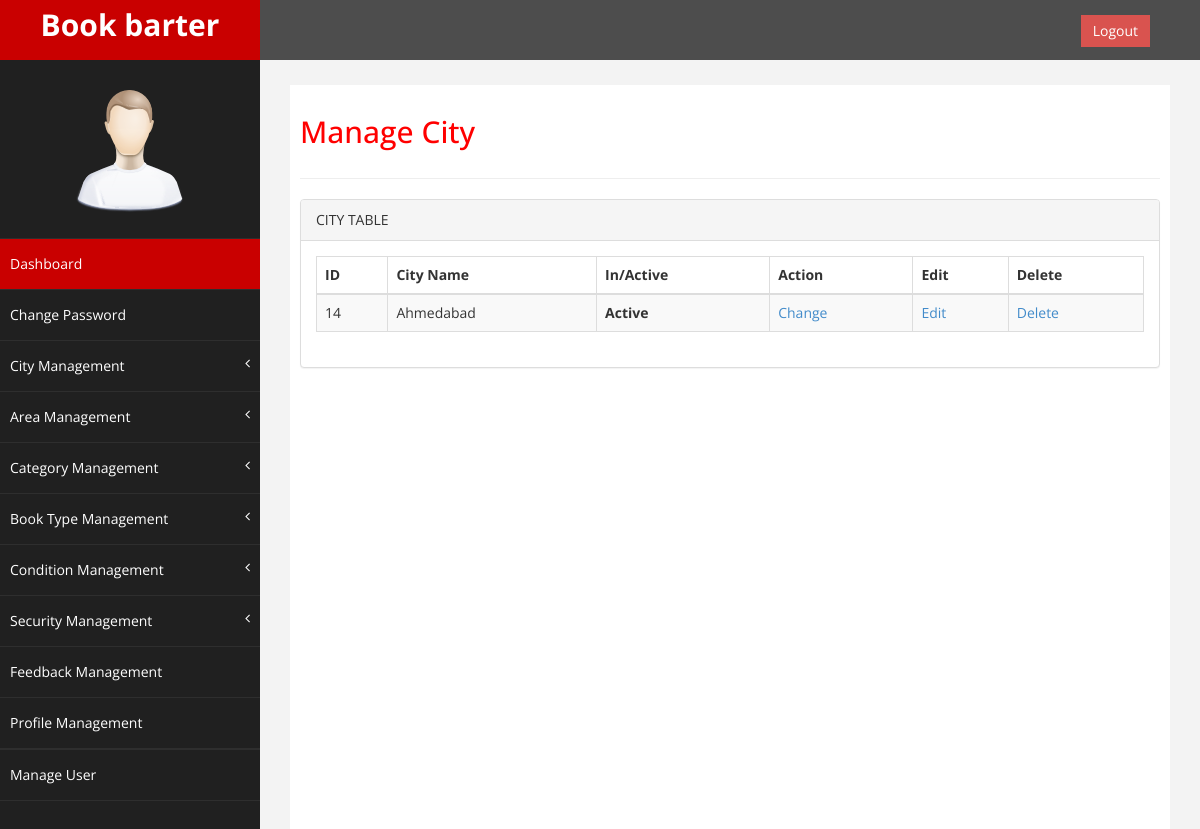
/admin/managecity.php, run on the app's committed database.
### tables this page shows
CREATE TABLE `city_table` (
  `id` int(20) NOT NULL,
  `city_name` varchar(20) NOT NULL,
  `is_active` int(2) NOT NULL
);

### admin/managecity.php (the view, shortened to what this page needs)
<?php
require "common/header.php";
require 'dbconnect.php';
$qry = "SELECT id, city_name, is_active FROM city_table WHERE is_active!=2";
$rs = mysqli_query($conn,$qry);
?>
    <div id="wrapper">
        <nav class="navbar navbar-default navbar-cls-top " role="navigation" style="margin-bottom: 0">
            <div class="navbar-header">
                <a class="navbar-brand" href="dashboard.php">Book barter</a>
            </div>
  <div style="color: white;
padding: 15px 50px 5px 50px;
float: right;
font-size: 16px;">  <a href="logout.php" class="btn btn-danger square-btn-adjust">Logout</a> </div>
        </nav>
          <?php
  require "common/navigation.php";
?>
        <div id="page-wrapper" >
            <div id="page-inner">
                <div class="row">
                    <div class="col-md-12">
                     <h2>Manage City</h2>
                    </div>
                </div>
                  <hr />
                  <div class="row">
                <div class="col-md-12">
                    <div class="panel panel-default">
                        <div class="panel-heading">
                             CITY TABLE
                        </div>
                        <div class="panel-body">
                            <div class="table-responsive">
                                <table class="table table-striped table-bordered table-hover" id="">
                                    <thead>
                                        <tr>
                                            <th>ID</th>
                                            <th>City Name</th>
                                            <th>In/Active</th>
                                            <th>Action</th>
                                            <th>Edit</th>
                                            <th>Delete</th>
                                        </tr>
                                                                </thead>
                            <?php
                            if(mysqli_num_rows($rs) > 0)
                                {
                                    while($row = mysqli_fetch_assoc($rs))
                                    {
                            ?>
                                <tbody>
                                    <tr class="odd gradeX">
                                    <td><?php echo $row['id']; ?></td>
                                    <td><?php echo $row['city_name'];?></td>
                                    <th><?php if($row['is_active']==1){echo "Active";}else{echo "Blocked";} ?></th>
                                    <td><a href="actioncity.php?id=<?php echo $row['id']; ?>&status=<?php echo $row['is_active']; ?>">Change</a></td>
                                    <td><a href="editcity.php?id=<?php echo $row['id']; ?>">Edit</a></td>
                                    <td><a href="deletecity.php?id=<?php echo $row['id']; ?>">Delete</a></td>
                                </tr>
                            <?php   }
                                }
                                else
                                {
                                echo "0 Rows Returned!";
                                }
                            ?>
                                    </tbody>
                                </table>
                            </div>
                        </div>
                    </div>
                </div>
            </div>
        </div>
    </div>
    <?php require "common/footer.php"; ?>

### admin/css/custom.css (style rules this page uses)
body { font-family: 'Open Sans', sans-serif; }
#wrapper { width: 100%; background:#202020; }
#page-wrapper { padding: 15px 15px; min-height: 600px; background:#F3F3F3; }
#page-inner { width:100%; margin:10px 20px 10px 0px; background-color:#fff!important; padding:10px; min-height:1200px; }
h2 { color: #f00; }
.square-btn-adjust { border: 0px solid transparent; -webkit-border-radius: 0px; -moz-border-radius: 0px; border-radius: 0px; }
.navbar-cls-top .navbar-brand { color: #fff; background: #C90000; width: 260px; text-align: center; height: 60px; font-size: 30px; font-weight: 700; }
.navbar-cls-top { background:#4D4D4D; border-bottom:none; }
.navbar-default { border:0px solid black; }
.navbar-header { background: #A70303; }
@media (min-width:768px) { #page-wrapper { margin: 0 0 0 260px; padding: 15px 30px; min-height: 1200px; } }
@media (min-width:768px) { .navbar { border-radius: 0px; } }

### data on the page
city_table: id "14", city_name "Ahmedabad", is_active "Active"
